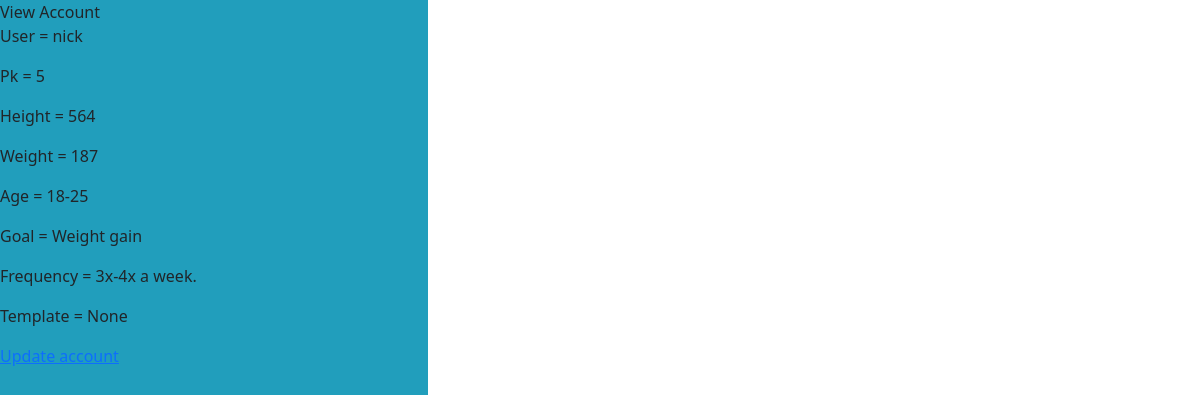
Before: /account/ (signed in) with the older database file.
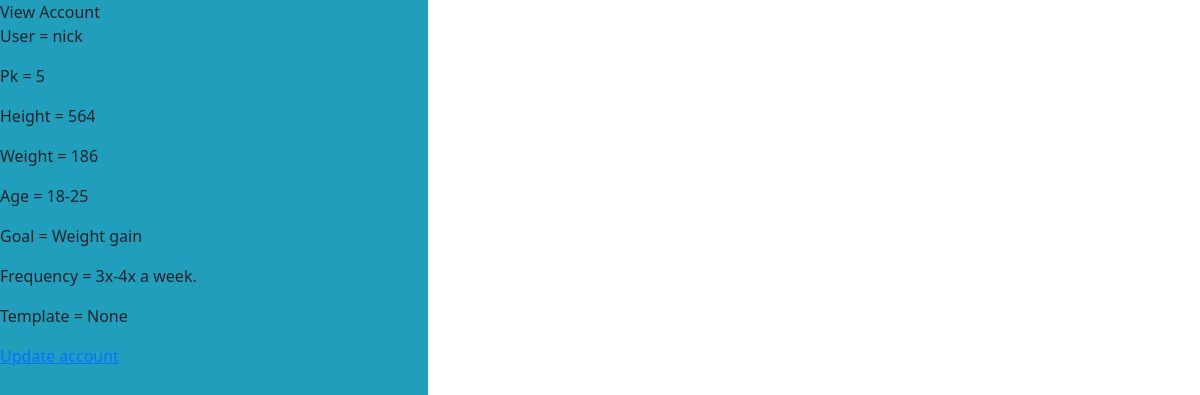
After: the same page with the newer database file.
### users/models.py (models this page shows, shortened)
class FitnessUser(AbstractUser):
    first_name = models.CharField(max_length=30)
    last_name = models.CharField(max_length=30)
    age_category = models.ForeignKey(
        AgeGroup,
        on_delete=models.CASCADE,
        blank=True,
        null=True
    )
    goal = models.IntegerField(default=1 ,choices=Purpose.choices)
    weight = models.CharField(max_length=30)
    height = models.CharField(max_length=30)
    gender = models.ForeignKey(
        Gender,
        on_delete=models.CASCADE,
        blank=True,
        null=True
    )
    exercise_frequency = models.IntegerField(default=1 ,choices=Frequency.choices)
    template_id = models.ForeignKey(
        Workout_template,
        on_delete=models.CASCADE,
        blank=True,
        null=True
        )

class AgeGroup(models.Model):
    name = models.CharField(max_length=128)
    def __str__(self):
        return self.name

### users/views.py (the view)
# urls.py: path('account/', AccountTemplateView.as_view(), name='account'),
class AccountTemplateView(LoginRequiredMixin, TemplateView):
    model = FitnessUser
    template_name = "users/view_account.html"
    def get_context_data(self, **kwargs):
        user = FitnessUser.objects.get(username=self.request.user)
        return super().get_context_data(**kwargs)

### templates/users/view_account.html (shortened to what this page needs)
{% extends 'base.html' %}
{% block content %}
View Account
{% if request.user.is_authenticated %}
    <p>User = {{ request.user }}</p>
    <p>Pk = {{ request.user.pk }}</p>
    <p>Height = {{ request.user.height }}</p>
    <p>Weight = {{ request.user.weight }}</p>
    <p>Age = {{ request.user.age_category }}</p>
    <p>Goal = {{ request.user.get_goal_display }}</p>
    <p>Frequency = {{ request.user.get_exercise_frequency_display }}</p>
    <p>Template = {{ request.user.template_id }}</p>
    <a href="update/{{request.user.pk}}/">Update account</a>
{% endif %}
{% endblock content %}

Changed rows visible on the page:
changed FitnessUser "nick": user.weight "187" → "186"
